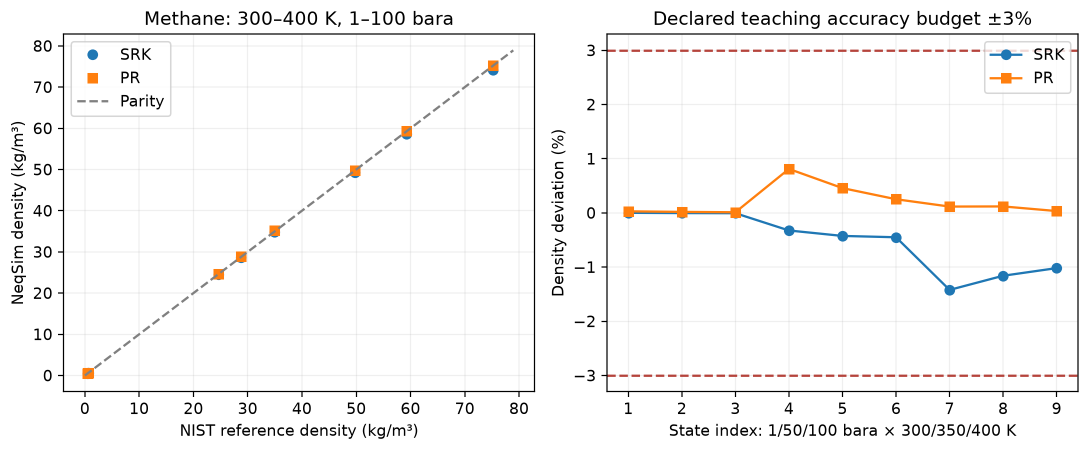
#> input picture doc/production_optimization_oil_gas_2026/verification/scientific_revision/figures/nist_methane_density_validation.png, 2178 x 901 px (shown at 1/2 size)
$ python prepare_visual_audit.py
#> lines starting #> are read from the running program, lines starting #| are printed output that depends on the picture
from pathlib import Path
import sys,json,hashlib
ROOT=Path(__file__).resolve().parent;BOOK=ROOT.parents[1]
sys.path.insert(0,str(BOOK/'.build/python_packages'))
from PIL import Image,ImageOps,ImageDraw,ImageFont
dest=ROOT/'figure_visual_review';dest.mkdir(exist_ok=True)
records=[]
for p in sorted((BOOK/'verification/notebooks').glob('*.json')):
    report=json.loads(p.read_text(encoding='utf-8'))
    for f in report['figures']:
        path=Path(f['path']);actual=hashlib.sha256(path.read_bytes()).hexdigest()
        assert actual==f['sha256'],str(path)
        im=Image.open(path)
        records.append({'chapter':p.stem,'path':str(path),'sha256':actual,'size_px':list(im.size),
                        'dpi':f['dpi'],'series':f['series']})
p=ROOT/'figures/nist_methane_density_validation.png'
records.append({'chapter':'36_benchmark','path':str(p),'sha256':hashlib.sha256(p.read_bytes()).hexdigest(),
                'size_px':list(Image.open(p).size),'dpi':220,'series':[]})
font=ImageFont.truetype('C:/Windows/Fonts/arial.ttf',24)
label_font=ImageFont.truetype('C:/Windows/Fonts/arial.ttf',19)
for start in range(0,len(records),6):
    page=Image.new('RGB',(2048,2100),'#e6e9ec');draw=ImageDraw.Draw(page)
#> after `page = Image.new('RGB', (2048, 2100), '#e6e9ec')`:
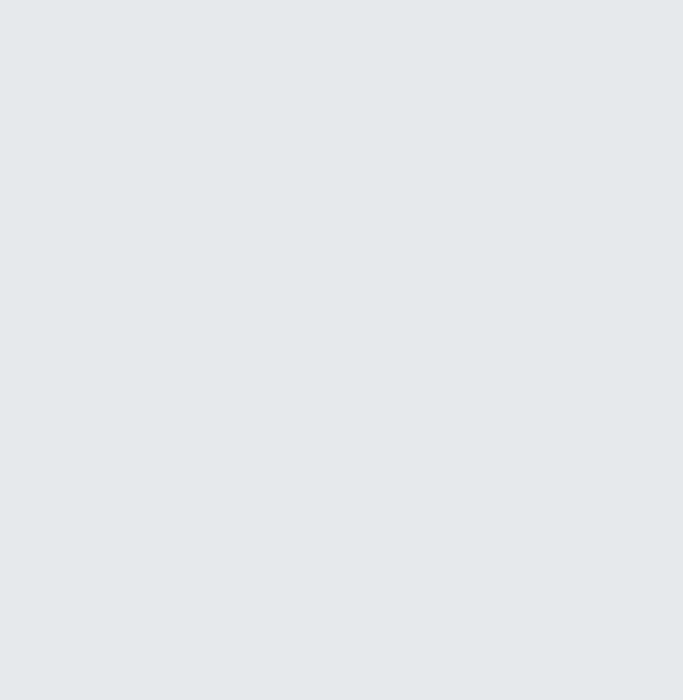
#> page: PIL image 2048x2100 RGB (shown at 1/3 size); mean R, G, B 230, 233, 236
    for slot,rec in enumerate(records[start:start+6]):
        x=(slot%2)*1024;y=(slot//2)*700
#> after `x = slot % 2 * 1024`: x = 0
#> after `y = slot // 2 * 700`: y = 0
        draw.text((x+18,y+9),f"{start+slot+1:03d}  {rec['chapter']}",fill='#18324a',font=font)
        draw.text((x+18,y+41),Path(rec['path']).name,fill='#223344',font=label_font)
        thumb=ImageOps.contain(Image.open(rec['path']).convert('RGB'),(994,620),method=Image.Resampling.LANCZOS)
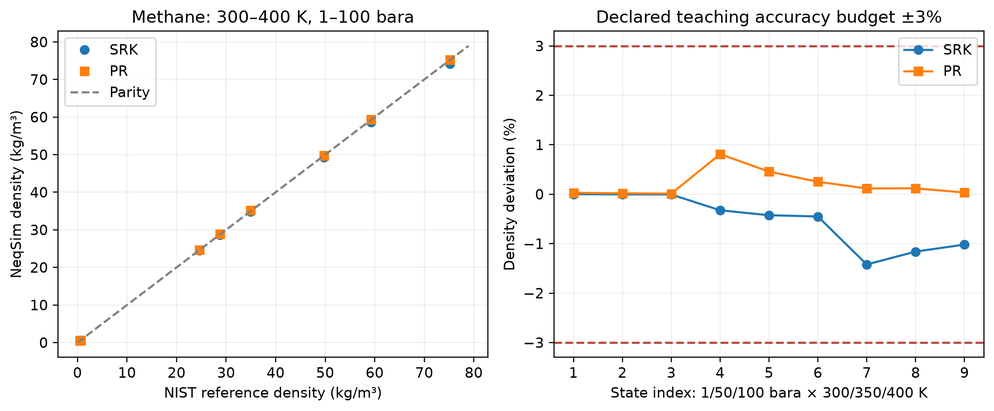
#> thumb: PIL image 994x411 RGB; mean R, G, B 246.3, 245.5, 245.1
        page.paste(thumb,(x+(1024-thumb.width)//2,y+75+(620-thumb.height)//2))
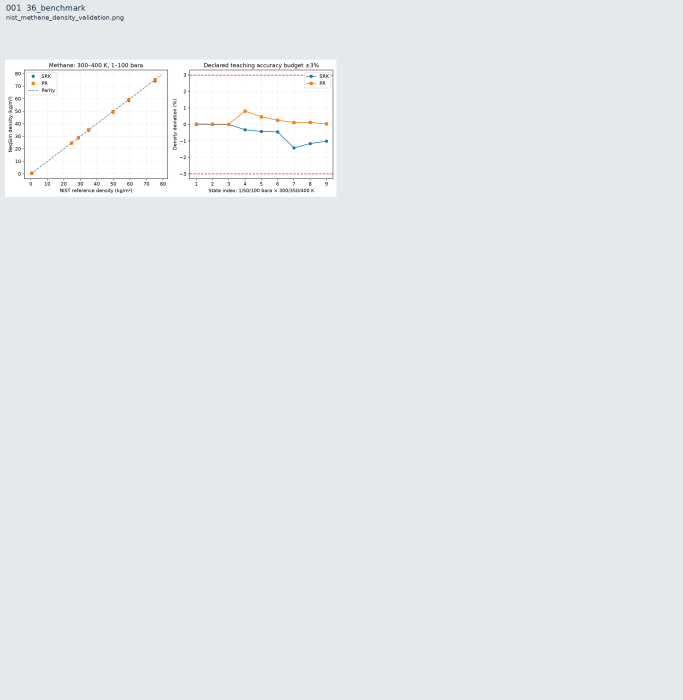
#> page: PIL image 2048x2100 RGB (shown at 1/3 size); mean R, G, B 231.4, 234.1, 236.8
        rec['contact_sheet']=str(dest/f'contact_{start//6+1:02d}.jpg');rec['contact_index']=start+slot+1
    page.save(dest/f'contact_{start//6+1:02d}.jpg',quality=94)
(dest/'inspection_inventory.json').write_text(json.dumps(records,indent=2),encoding='utf-8')
print(len(records),'plots;',len(list(dest.glob('contact_*.jpg'))),'contact sheets')
#| 1 plots; 0 contact sheets

$ run again, with doc/production_optimization_oil_gas_2026/verification/scientific_revision/figures/ch24_pressure_grid_acceptance.png copied over doc/production_optimization_oil_gas_2026/verification/scientific_revision/figures/nist_methane_density_validation.png
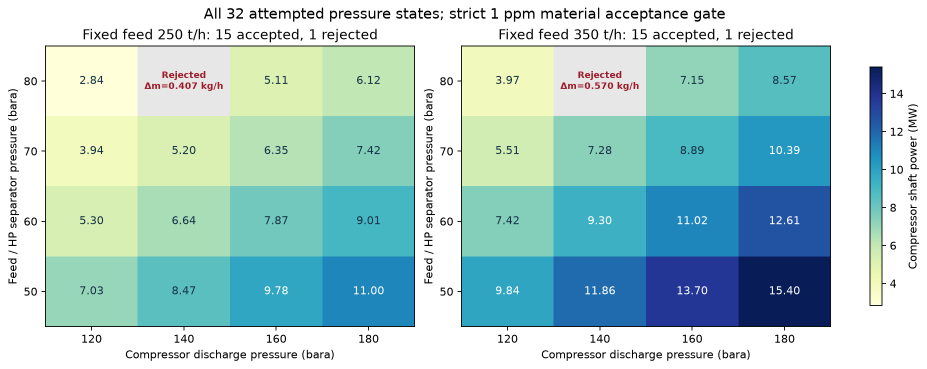
#> input picture doc/production_optimization_oil_gas_2026/verification/scientific_revision/figures/ch24_pressure_grid_acceptance.png, 1854 x 738 px (shown at 1/2 size)
#> x = 0
#> `thumb=ImageOps.contain(Image.open(rec['path']).convert('RGB'),(994,620..`:
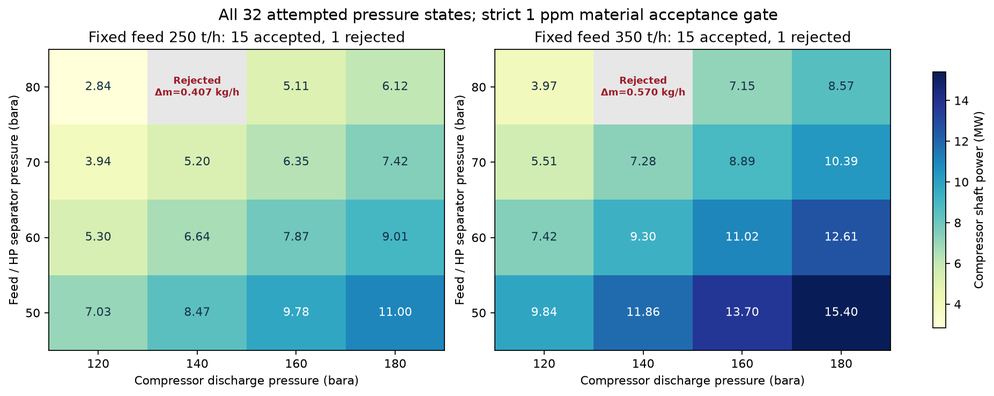
#> thumb: PIL image 994x396 RGB; mean R, G, B 170.2, 206.8, 204.6
#> `page.paste(thumb,(x+(1024-thumb.width)//2,y+75+(620-thumb.height)//2))`:
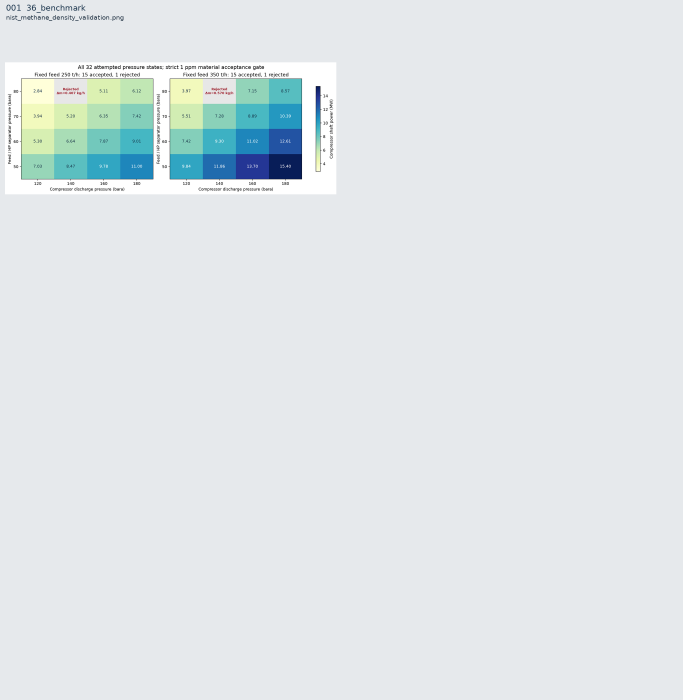
#> page: PIL image 2048x2100 RGB (shown at 1/3 size); mean R, G, B 224.4, 230.5, 233
#| 1 plots; 0 contact sheets
